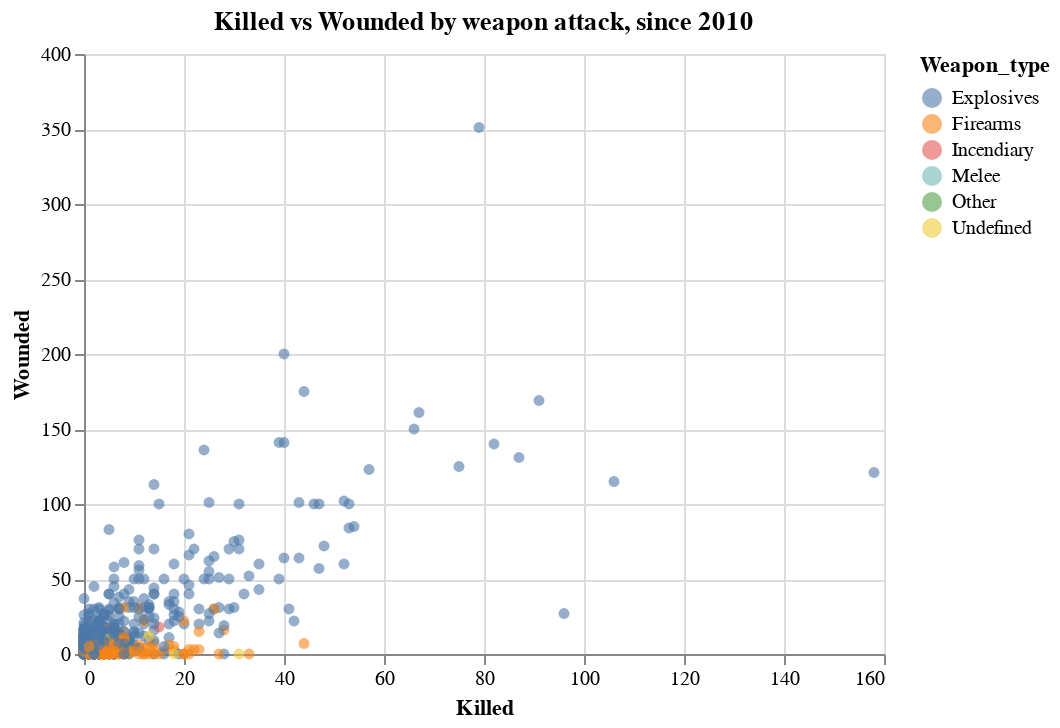

Notebook source saved alongside this figure:
### Markdown cell above
### Killed vs Wounded, by type of weapon

### Code cell
alt.Chart(df[df.Year>=2010]).mark_circle(opacity=.6).encode(
    alt.X('Killed'),
    alt.Y('Wounded'),
    alt.Color('Weapon_type'),
    tooltip=['Killed', 'Wounded', 'Weapon_type']
).properties(
    title = "Killed vs Wounded by weapon attack, since 2010"
)

### Figure 1 — Vega-Lite specification as saved in the notebook (floating-point values rounded to 4 significant figures; data arrays with more than 128 entries replaced by an {"elided": "..."} marker saying what was removed)
{"$schema": "https://vega.github.io/schema/vega-lite/v4.8.1.json", "config": {"view": {"continuousHeight": 300, "continuousWidth": 400}}, "data": {"name": "data-486f7fdabab5914b763e850134c89bf5"}, "datasets": {"data-486f7fdabab5914b763e850134c89bf5": {"elided": "992 records"}}, "encoding": {"color": {"field": "Weapon_type", "type": "nominal"}, "tooltip": [{"field": "Killed", "type": "quantitative"}, {"field": "Wounded", "type": "quantitative"}, {"field": "Weapon_type", "type": "nominal"}], "x": {"field": "Killed", "type": "quantitative"}, "y": {"field": "Wounded", "type": "quantitative"}}, "mark": {"opacity": 0.6, "type": "circle"}, "title": "Killed vs Wounded by weapon attack, since 2010"}
